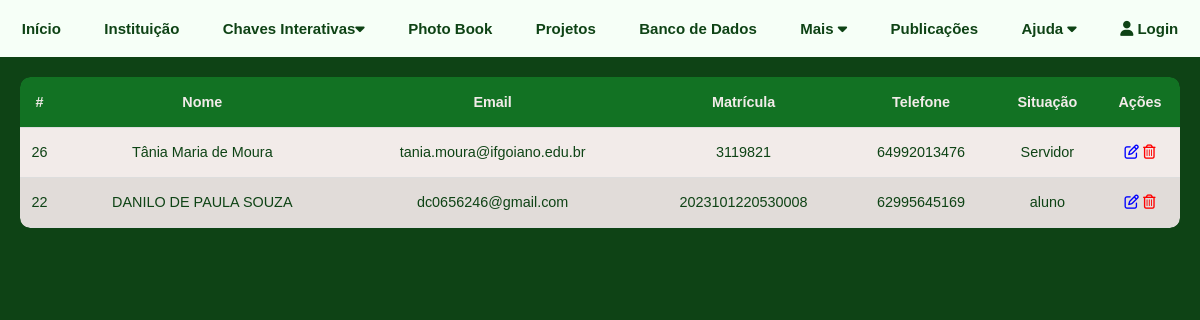
Before: /usuarios.php with the older database file.
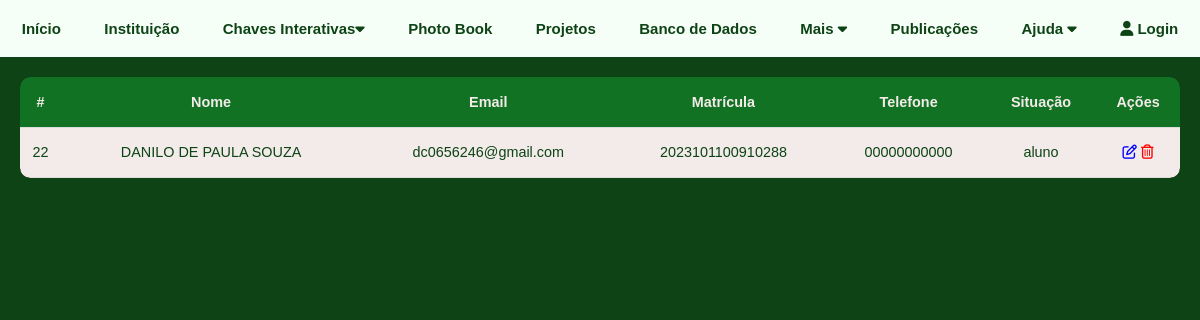
After: the same page with the newer database file.
### tables this page shows
CREATE TABLE `usuarios` (
  `ID` int(11) NOT NULL,
  `nome` varchar(45) NOT NULL,
  `email` varchar(110) NOT NULL,
  `matricula` varchar(30) NOT NULL,
  `telefone` varchar(15) DEFAULT NULL,
  `situacao` varchar(15) NOT NULL,
  `senha` varchar(255) NOT NULL
);

### usuarios.php (the view, shortened to what this page needs)
<?php
    include_once('config.php');
    $sql = "SELECT * FROM usuarios ORDER BY id DESC";
    $result = $conexao->query($sql);
?>
<!DOCTYPE html>
<html>
<head>
    <link rel='stylesheet' type='text/css' media='screen' href='css/tabela.css'>
    <link rel="stylesheet" href="https://cdnjs.cloudflare.com/ajax/libs/font-awesome/4.7.0/css/font-awesome.min.css">
    <link rel="stylesheet" href="https://cdnjs.cloudflare.com/ajax/libs/font-awesome/6.5.2/css/all.min.css" />
</head>
<body>
    <div class="tabela">
        <table class="table">
            <thead>
                <tr>
                    <th scope="col">#</th>
                    <th scope="col">Nome</th>
                    <th scope="col">Email</th>
                    <th scope="col">Matrícula</th>
                    <th scope="col">Telefone</th>
                    <th scope="col">Situação</th>
                    <th scope="col">Ações</th>
                </tr>
            </thead>
            <tbody>
                <?php
                    while($user_data = mysqli_fetch_assoc($result))
                    {
                        echo "<tr>";
                        echo "<td>".$user_data['ID']."</td>";
                        echo "<td>".$user_data['nome']."</td>";
                        echo "<td>".$user_data['email']."</td>";
                        echo "<td>".$user_data['matricula']."</td>";
                        echo "<td>".$user_data['telefone']."</td>";
                        echo "<td>".$user_data['situacao']."</td>";
                        echo "<td>
                        <a class='edit' href='edit-usuarios.php?id=$user_data[ID]'><i class='fa-regular fa-pen-to-square' style='color: blue;'></i></a>
                        <a class='edit' href='delete-usuarios.php?id=$user_data[ID]'><i class='fa-regular fa-trash-can' style='color: red;'></i></a>
                        </td>";
                        echo "</tr>";
                    }
                ?>
            </tbody>
        </table>
    </div>
</body>
</html>

### css/tabela.css (style rules this page uses)
body { background-color: #0e4315; font-family: Arial, sans-serif; margin: 0; padding: 0; }
.tabela { margin: 20px; border-radius: 10px; display: flex; flex-direction: column; overflow-x: auto; }
table { width: 100%; border-collapse: collapse; border-radius: 10px; overflow: hidden; }
th, td { padding: 5px; font-size: 0.9em; text-align: center; border-bottom: 1px solid #ddd; white-space: nowrap; }
th { background-color: #127223; color: #F2EBE9; font-weight: bold; }
th:first-child { border-top-left-radius: 10px; }
th:last-child { border-top-right-radius: 10px; }
td { background-color: #F2EBE9; color: #0e4315; }
tr { height: 50px; }
tr:nth-child(even) td { background-color: #e1dcd9; }

Changed rows visible on the page:
removed usuarios: ID "26", nome "Tânia Maria de Moura", email "tania.moura@ifgoiano.edu.br", matricula "3119821", telefone "64992013476", situacao "Servidor"
changed usuarios "DANILO DE PAULA SOUZA": matricula "2023101220530008" → "2023101100910288"; telefone "62995645169" → "00000000000"
